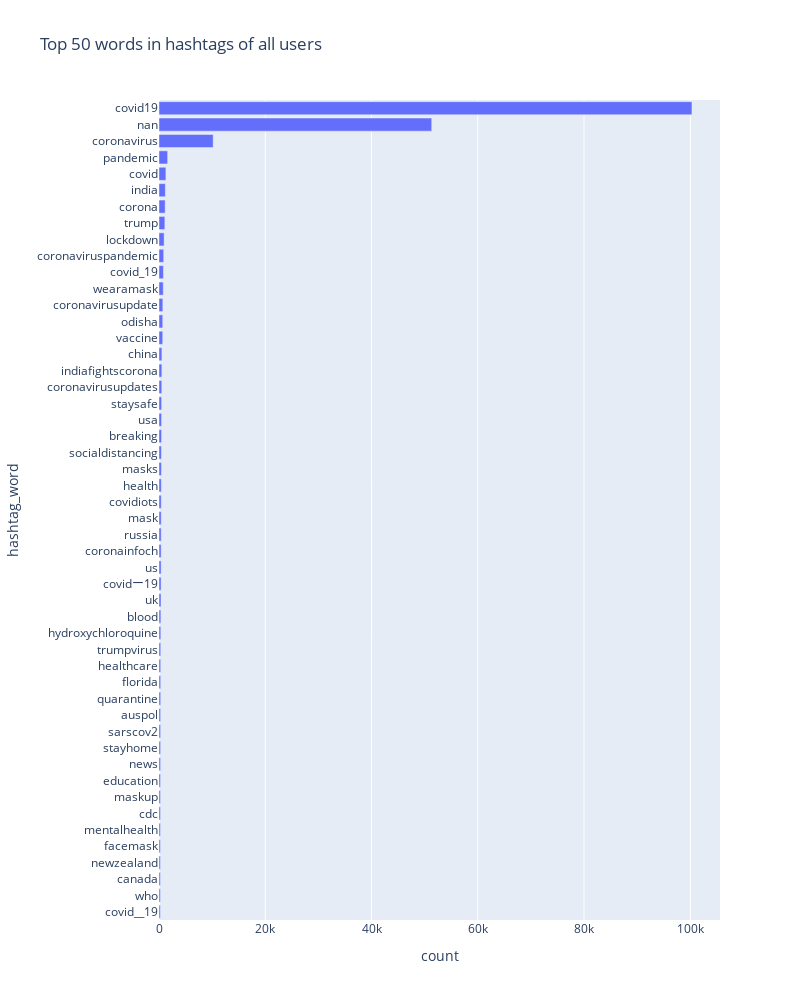

The code cell stored with this chart in its notebook:
### Code cell
hashtag_word_counts = split_hashtags_data['hashtag'].str.split(pat=",", expand=True).stack().value_counts().to_frame().reset_index()
hashtag_word_counts.columns = ['hashtag_word', 'count']
fig = px.bar(
    hashtag_word_counts.head(50).sort_values(['count'], ascending=True), 
    x="count", 
    y='hashtag_word', 
    orientation='h', 
    title='Top 50 words in hashtags of all users', 
    width=800, 
    height=1000
)
fig.show()
hash

### Figure 1 — Plotly figure (JSON) as saved in the notebook; plotly's stock layout.template omitted (floating-point values rounded to 4 significant figures)
{"data": [{"alignmentgroup": "True", "hovertemplate": "count=%{x}<br>hashtag_word=%{y}<extra></extra>", "legendgroup": "", "marker": {"color": "#636efa"}, "name": "", "offsetgroup": "", "orientation": "h", "showlegend": false, "textposition": "auto", "type": "bar", "x": [249, 256, 256, 260, 260, 263, 276, 279, 286, 296, 302, 302, 304, 316, 317, 318, 325, 337, 351, 382, 393, 401, 405, 413, 420, 426, 441, 457, 459, 480, 483, 496, 521, 538, 544, 703, 707, 721, 800, 828, 882, 963, 1101, 1162, 1193, 1299, 1625, 10197, 51334, 100312], "xaxis": "x", "y": ["covid__19", "who", "canada", "newzealand", "facemask", "mentalhealth", "cdc", "maskup", "education", "news", "stayhome", "sarscov2", "auspol", "quarantine", "florida", "healthcare", "trumpvirus", "hydroxychloroquine", "blood", "uk", "covidー19", "us", "coronainfoch", "russia", "mask", "covidiots", "health", "masks", "socialdistancing", "breaking", "usa", "staysafe", "coronavirusupdates", "indiafightscorona", "china", "vaccine", "odisha", "coronavirusupdate", "wearamask", "covid_19", "coronaviruspandemic", "lockdown", "trump", "corona", "india", "covid", "pandemic", "coronavirus", "nan", "covid19"], "yaxis": "y"}], "layout": {"barmode": "relative", "height": 1000, "legend": {"tracegroupgap": 0}, "title": {"text": "Top 50 words in hashtags of all users"}, "width": 800, "xaxis": {"anchor": "y", "domain": [0, 1], "title": {"text": "count"}}, "yaxis": {"anchor": "x", "domain": [0, 1], "title": {"text": "hashtag_word"}}}}
